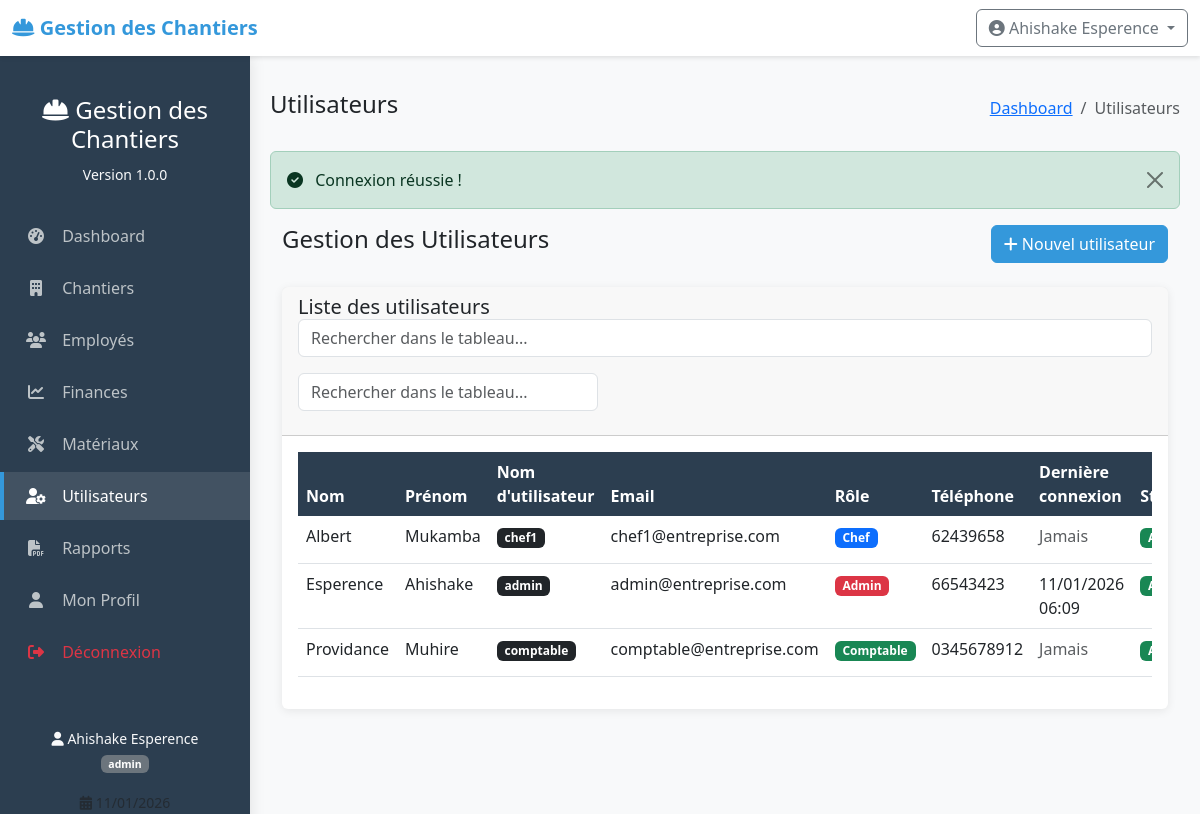
Before: /index.php?controller=user&action=index (signed in) with the older database file.
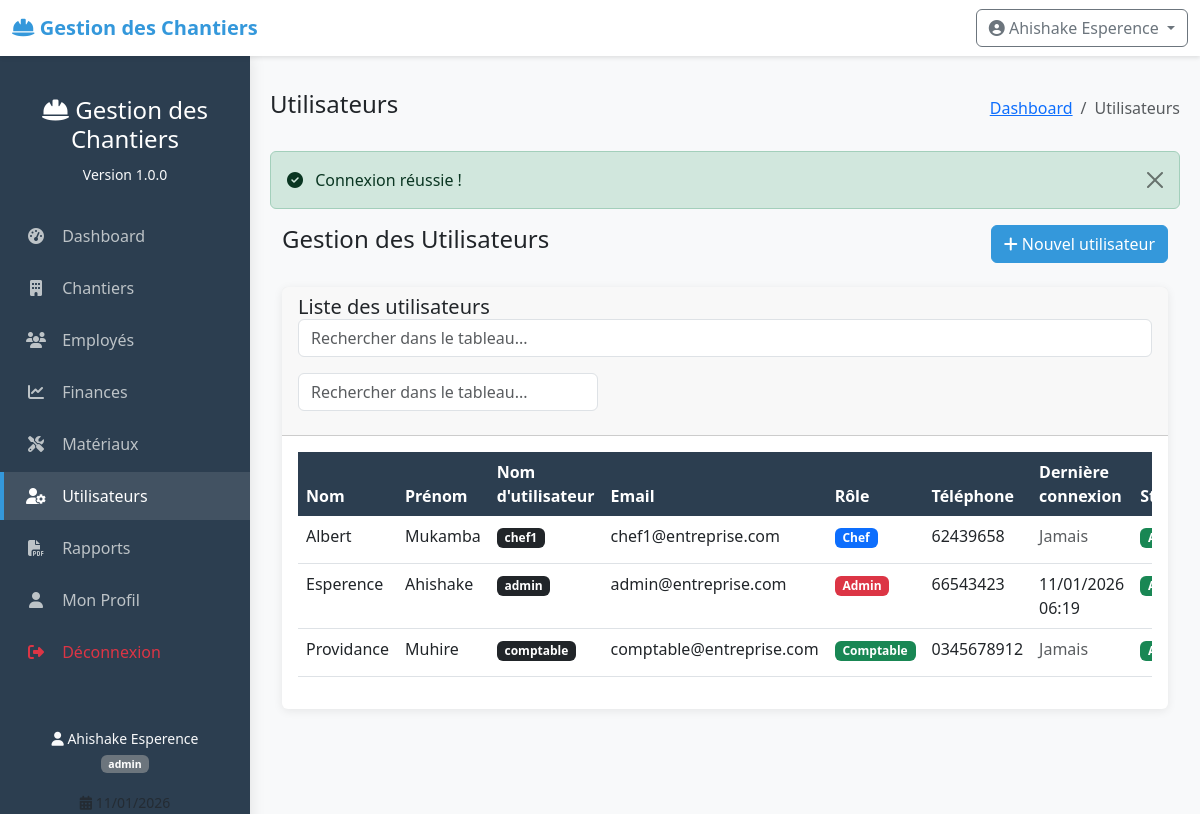
After: the same page with the newer database file.
### tables this page shows
CREATE TABLE users (
    id INTEGER PRIMARY KEY AUTOINCREMENT,
    username VARCHAR(50) UNIQUE NOT NULL,
    password VARCHAR(255) NOT NULL,
    nom VARCHAR(100) NOT NULL,
    prenom VARCHAR(100) NOT NULL,
    email VARCHAR(150) UNIQUE NOT NULL,
    role VARCHAR(20) NOT NULL CHECK(role IN ('admin', 'chef', 'comptable')),
    telephone VARCHAR(20),
    created_at DATETIME DEFAULT CURRENT_TIMESTAMP,
    last_login DATETIME,
    status BOOLEAN DEFAULT 1
);

### index.php (called while the page is built, shortened)
<?php
$controller = $_GET['controller'] ?? 'dashboard';
$action = $_GET['action'] ?? 'index';
$controllerInstance = new $controllerClass();
$id = $_GET['id'] ?? null;
if ($id !== null) {
    $data = $controllerInstance->$action($id);
} else {
    $data = $controllerInstance->$action();
}
$viewFolders = [
    'dashboard' => 'dashboard',
    'chantier' => 'chantiers',
    'employe' => 'employes',
    'materiau' => 'materiaux',
    'finance' => 'finances',
    'user' => 'users',
    'rapport' => 'repports'
];
$viewFolder = $viewFolders[$controller] ?? 'dashboard';
$viewFile = __DIR__ . '/views/' . $viewFolder . '/' . $action . '.php';
require_once $viewFile;

### models/User.php (called while the page is built, shortened)
<?php
class User {
    private $db;
    public function __construct() {
        $this->db = Database::getInstance()->getConnection();
    }
    public function getAll() {
        $sql = "SELECT * FROM users ORDER BY nom, prenom";
        $stmt = $this->db->query($sql);
        return $stmt->fetchAll();
    }
}
?>

### config/database.php (called while the page is built, shortened)
<?php
class Database {
    private static $instance = null;
    private $connection;
    private function __construct() {
        try {
            $this->connection = new PDO('sqlite:' . dirname(__DIR__) . '/data/chantiers.db');
            $this->connection->setAttribute(PDO::ATTR_ERRMODE, PDO::ERRMODE_EXCEPTION);
            $this->connection->setAttribute(PDO::ATTR_DEFAULT_FETCH_MODE, PDO::FETCH_ASSOC);
            $this->connection->exec('PRAGMA foreign_keys = ON');
        } catch(PDOException $e) {
            die("Erreur de connexion : " . $e->getMessage());
        }
    }
    public static function getInstance() {
        if (self::$instance == null) {
            self::$instance = new Database();
        }
        return self::$instance;
    }
    public function getConnection() {
        return $this->connection;
    }
}
?>

### controllers/UserController.php (called while the page is built, shortened)
<?php
require_once __DIR__ . '/../models/User.php';
class UserController {
    private $userModel;
    public function __construct() {
        $this->userModel = new User();
    }
    public function index() {
        $users = $this->userModel->getAll();
        return ['users' => $users];
    }
}
?>

### views/users/index.php (the view, shortened to what the changed rows need)
<?php
include __DIR__ . '/../../includes/header.php';
$data = $GLOBALS['data'] ?? [];
$users = $data['users'] ?? [];
?>
<div class="container-fluid">
    <div class="card">
        <div class="card-body">
            <?php if (empty($users)): ?>
            <div class="alert alert-info">
                <i class="fas fa-info-circle"></i> Aucun utilisateur trouvé.
            </div>
            <?php else: ?>
            <div class="table-responsive">
                <table class="table table-hover" id="tableUsers">
                    <thead>
                        <tr>
                            <th>Nom</th>
                            <th>Prénom</th>
                            <th>Nom d'utilisateur</th>
                            <th>Email</th>
                            <th>Rôle</th>
                            <th>Téléphone</th>
                            <th>Dernière connexion</th>
                            <th>Statut</th>
                        </tr>
                    </thead>
                    <tbody>
                        <?php foreach ($users as $user): ?>
                        <tr>
                            <td><?php echo htmlspecialchars($user['nom']); ?></td>
                            <td><?php echo htmlspecialchars($user['prenom']); ?></td>
                            <td>
                                <span class="badge bg-dark"><?php echo htmlspecialchars($user['username']); ?></span>
                            </td>
                            <td><?php echo htmlspecialchars($user['email']); ?></td>
                            <td>
                                <span class="badge
                                    <?php echo $user['role'] == 'admin' ? 'bg-danger' :
                                           ($user['role'] == 'chef' ? 'bg-primary' : 'bg-success'); ?>">
                                    <?php echo ucfirst($user['role']); ?>
                                </span>
                            </td>
                            <td><?php echo htmlspecialchars($user['telephone'] ?? 'N/A'); ?></td>
                            <td>
                                <?php echo $user['last_login'] ?
                                    date('d/m/Y H:i', strtotime($user['last_login'])) :
                                    '<span class="text-muted">Jamais</span>'; ?>
                            </td>
                            <td>
                                <span class="badge
                                    <?php echo $user['status'] ? 'bg-success' : 'bg-danger'; ?>">
                                </span>
                            </td>
                        </tr>
                        <?php endforeach; ?>
                    </tbody>
                </table>
            </div>
            <?php endif; ?>
        </div>
    </div>
</div>
<?php include __DIR__ . '/../../includes/footer.php'; ?>

Changed rows visible on the page:
changed users "Esperence": last_login "11/01/2026 06:09" → "11/01/2026 06:19"
